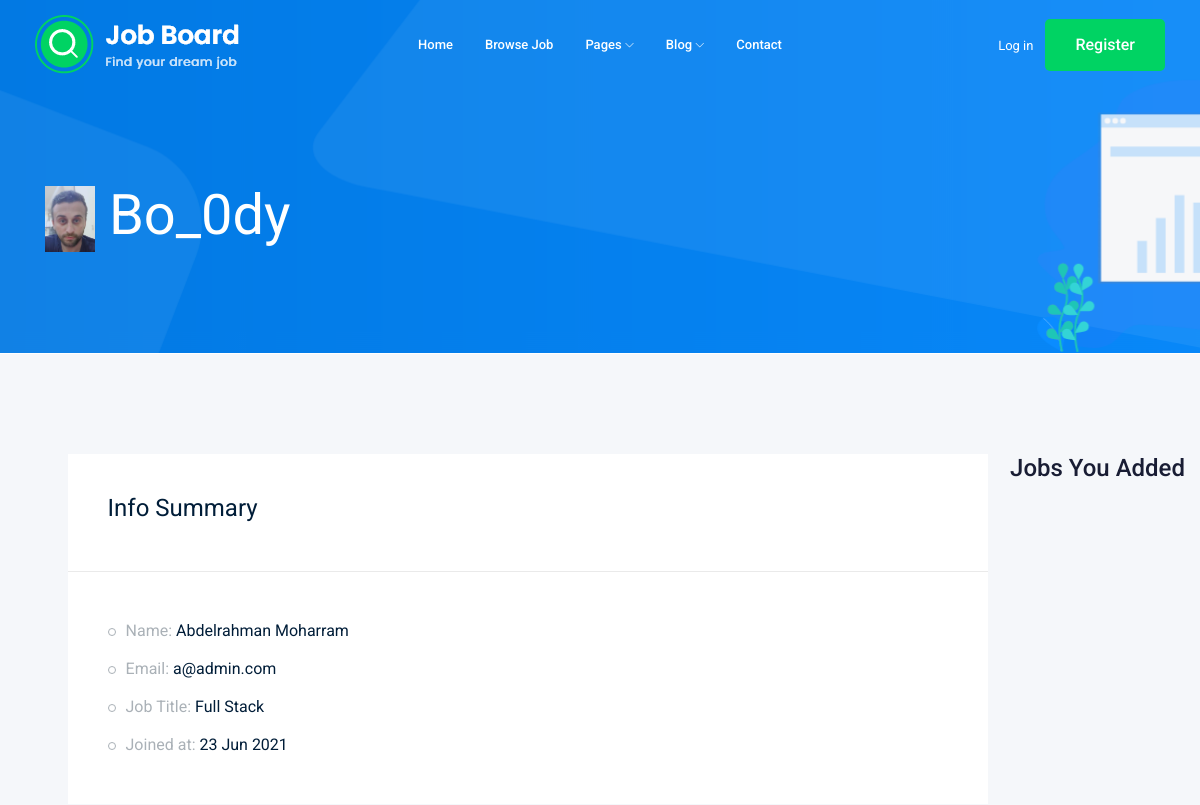
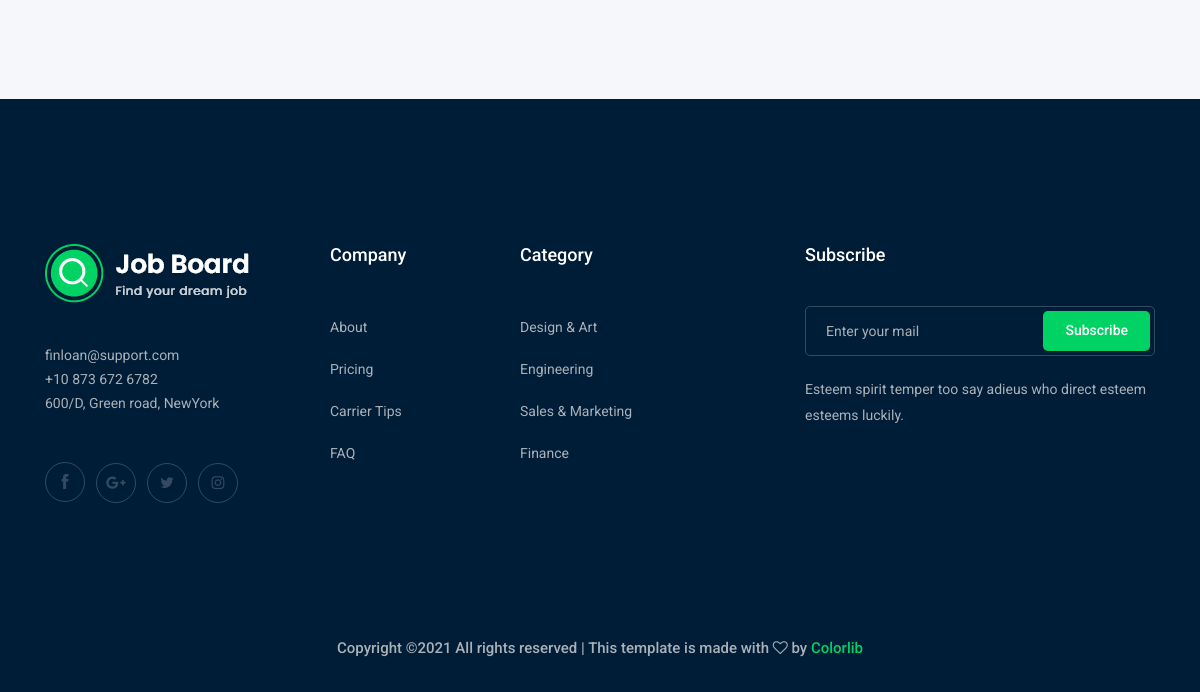
Before: /bo_0dy with the older database file (2 pictures, top to bottom).
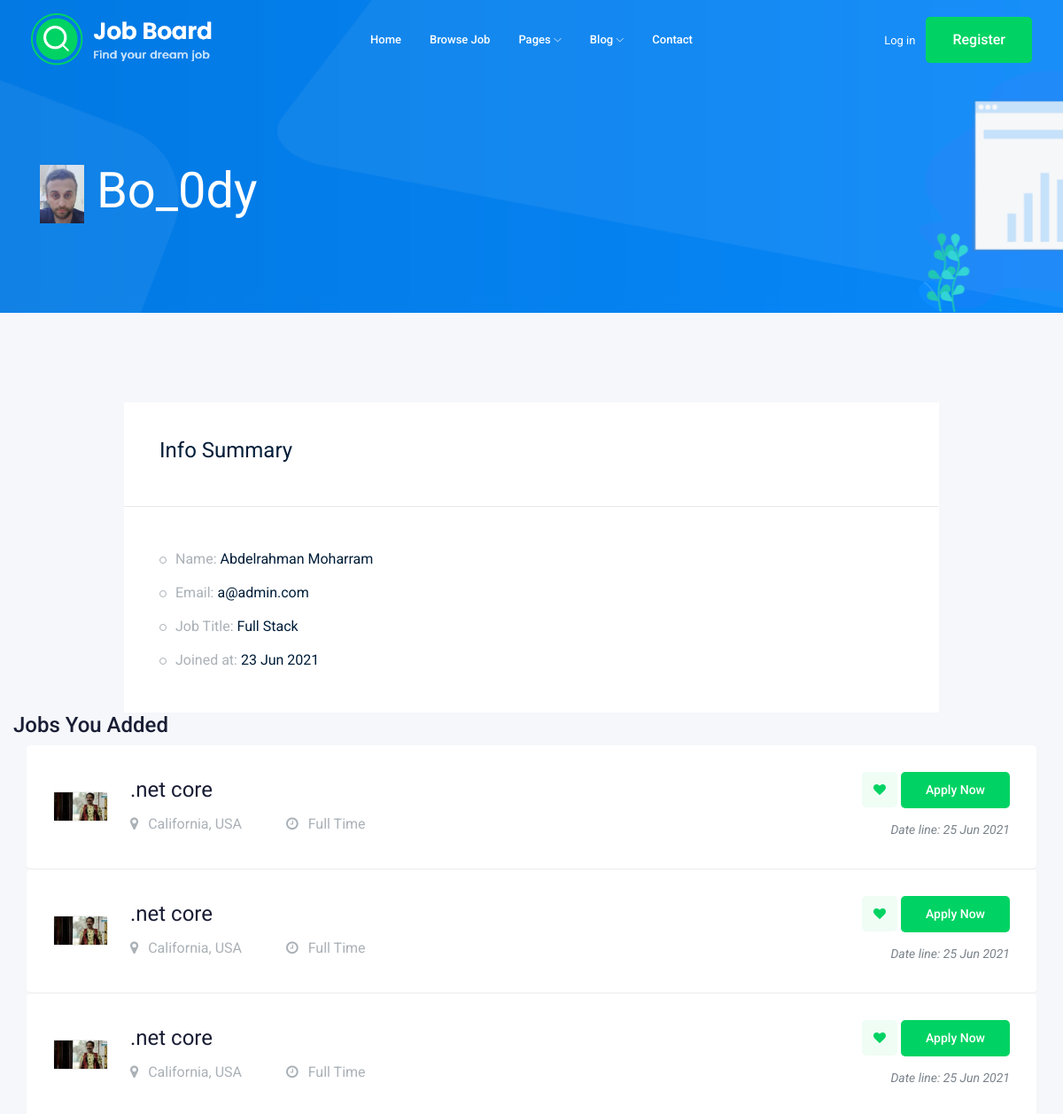
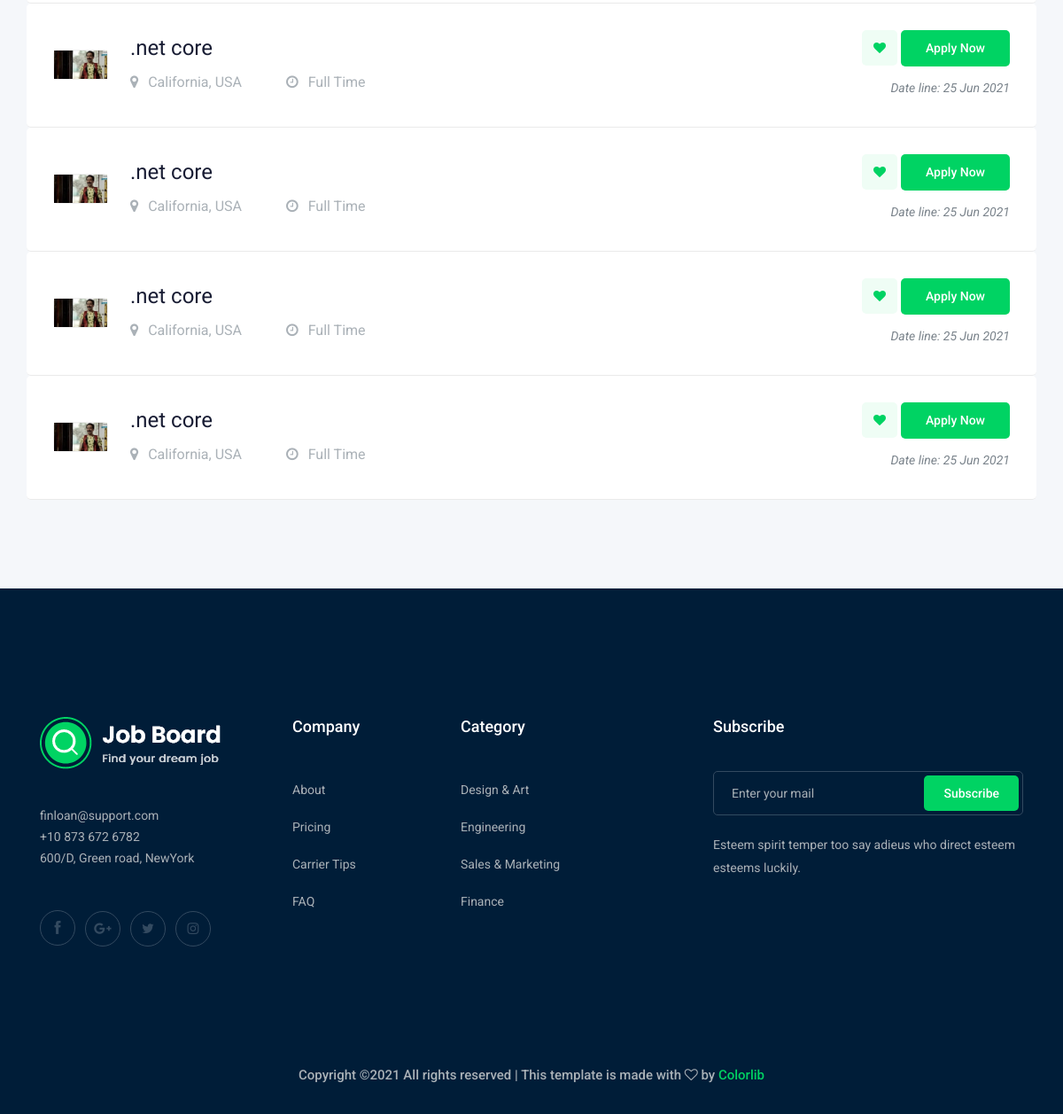
After: the same page with the newer database file (2 pictures, top to bottom).
### accounts/models.py (models this page shows, shortened)
class userTips(models.Model):
        user = models.OneToOneField(User, on_delete=models.CASCADE)
        userType = models.CharField(choices = usersTypes , max_length=20)
        userImage = models.ImageField(default='media/default/job-offer-on-orange-note-260nw-752376046.jpg',upload_to=image_upload)
        job_title = models.ForeignKey(Category, on_delete=models.CASCADE)

### job/models.py (models this page shows, shortened)
class Category(models.Model):
    name = models.CharField(max_length=50)
    def __str__(self):
	    return self.name

class Job(models.Model):
	employer = models.ForeignKey(User,  on_delete=models.CASCADE)
	title = models.CharField(max_length=50)
	job_type = models.CharField(max_length=50,choices = jobType)
	Description = models.TextField(max_length = 1000)
	publishedAt = models.DateTimeField(auto_now=True)
	Vacancy = models.IntegerField(default=1)
	salary = models.IntegerField(default=0)
	exp = models.IntegerField(default=1)
	cat = models.ForeignKey(Category,verbose_name = "Category Name", on_delete=models.CASCADE)
	image = models.ImageField(upload_to="media/jobs/", default='media/default/job-offer-on-orange-note-260nw-752376046.jpg')
	slug = models.SlugField(blank=True,null=True)

### home/views.py (the view)
# urls.py: path('<str:username>', views.user_profile,name="user_profile"),
def user_profile(request,username):
        user = User.objects.get(username=username)
        usertipsData = userTips.objects.get(user=user)
        jobs = Job.objects.filter(employer=user)
        apps = job_application.objects.filter(employee=user)
        return render(request,"home/profile.html",{'user':user,'userTips':usertipsData,'jobs':jobs,'apps':apps})

### home/templates/home/profile.html (shortened to what this page needs)
{% extends 'base.html' %}
{% block headerElse %}
    <div class="bradcam_area bradcam_bg_1">
        <div class="container">
            <div class="row">
                <div class="col-xl-12">
                    <div class="bradcam_text">
                        <h3>
                            <img src="{{userTips.userImage.url}}" width="50px" alt="">
                            {{user.username}}
                        </h3>
                    </div>
                </div>
            </div>
        </div>
    </div>
{% endblock headerElse %}
{% block body %}
    <div class="job_details_area">
        <div class="container">
            <div class="row">
                <div class="col-lg-10 mx-auto">
                    <div class="job_sumary">
                        <div class="summery_header">
                            <h3>Info Summary</h3>
                        </div>
                        <div class="job_content">
                            <ul>
                                <li>Name: <span>{{user.first_name}} {{user.last_name}}</span></li>
                                <li>Email: <span>{{user.email}}</span></li>
                                <li>Job Title: <span>{{userTips.job_title}}</span></li>
                                <li>Joined at: <span>{{user.date_joined | date:'d M o'}}</span></li>
                            </ul>
                        </div>
                    </div>
                </div>
                <div class="job_lists m-0">
                    <div class="row">
                        <div class="summery_header">
                            <h3>Jobs You Added </h3>
                        </div>
                    {% for job in jobs %}
                        <div class="col-lg-12 col-md-12">
                            <div class="single_jobs white-bg d-flex justify-content-between">
                                <div class="jobs_left d-flex align-items-center">
                                    <div class="thumb">
                                        <img src="{{job.image.url}}" width="60px" alt="">
                                    </div>
                                    <div class="jobs_conetent">
                                        <a href="{% url 'jobs:jobDetail' job.slug %}"><h4>{{job.title}}</h4></a>
                                        <div class="links_locat d-flex align-items-center">
                                            <div class="location">
                                                <p> <i class="fa fa-map-marker"></i> California, USA</p>
                                            </div>
                                            <div class="location">
                                                <p> <i class="fa fa-clock-o"></i> {{job.job_type}}</p>
                                            </div>
                                        </div>
                                    </div>
                                </div>
                                <div class="jobs_right">
                                    <div class="apply_now">
                                        <a class="heart_mark" href="#"> <i class="fa fa-heart"></i> </a>
                                        <a href="{% url 'jobs:jobDetail' job.slug %}" class="boxed-btn3">Apply Now</a>
                                    </div>
                                    <div class="date">
                                        <p>Date line: {{job.publishedAt |date:'d M o'}}</p>
                                    </div>
                                </div>
                            </div>
                        </div>
                    {% endfor %}
                    </div>
                </div>
            </div>
        </div>
    </div>
{% endblock body %}

### templates/base.html (shortened to what this page needs)
{% load static%}
<!doctype html>
<html class="no-js" lang="zxx">
<head>
    <link rel="stylesheet" href="https://maxst.icons8.com/vue-static/landings/line-awesome/font-awesome-line-awesome/css/all.min.css">
    <link rel="stylesheet" href="https://maxst.icons8.com/vue-static/landings/line-awesome/line-awesome/1.3.0/css/line-awesome.min.css">
    <link rel="stylesheet" href="{% static 'css/bootstrap.min.css' %}">
    <link rel="stylesheet" href="{% static 'css/owl.carousel.min.css' %}">
    <link rel="stylesheet" href="{% static 'css/magnific-popup.css">
    <link rel="stylesheet" href="{% static 'css/font-awesome.min.css' %}">
    <link rel="stylesheet" href="{% static 'css/themify-icons.css' %}">
    <link rel="stylesheet" href="{% static 'css/nice-select.css' %}">
    <link rel="stylesheet" href="{% static 'css/flaticon.css' %}">
    <link rel="stylesheet" href="{% static 'css/jquery-ui.css' %}">
    <link rel="stylesheet" href="{% static 'css/gijgo.css' %}">
    <link rel="stylesheet" href="{% static 'css/animate.min.css' %}">
    <link rel="stylesheet" href="{% static 'css/slicknav.css' %}">
    <link rel="stylesheet" href="{% static 'css/style.css'%}">
    <link rel="stylesheet" href="{% static 'css/styles.css'%}">
</head>
<body>
    <header>
        <div class="header-area ">
            <div id="sticky-header" class="main-header-area">
                <div class="container-fluid ">
                    <div class="header_bottom_border">
                        <div class="row align-items-center">
                            <div class="col-xl-3 col-lg-2">
                                <div class="logo">
                                    <a href="{% url 'home:index' %}">
                                        <img src="{% static 'img/logo.png' %}" alt="">
                                    </a>
                                </div>
                            </div>
                            <div class="col-xl-6 col-lg-7">
                                <div class="main-menu  d-none d-lg-block">
                                    <nav>
                                        <ul id="navigation">
                                            <li><a href="{% url 'home:index' %}">home</a></li>
                                            <li><a href="{% url 'jobs:jobList' %}">Browse Job</a></li>
                                            <li><a href="#">pages <i class="ti-angle-down"></i></a>
                                            </li>
                                            <li><a href="#">blog <i class="ti-angle-down"></i></a>
                                            </li>
                                            <li><a href="contact.html">Contact</a></li>
                                        </ul>
                                    </nav>
                                </div>
                            </div>
                            <div class="col-xl-3 col-lg-3 d-none d-lg-block">
                                {% if user.is_authenticated and request.user.username %}
                                   <div class="Appointment">
                                    <div class="dropdown mr-5">
                                        <button class="btn btn-outline-success text-light dropdown-toggle"  type="button" id="dropdownMenuButton" data-toggle="dropdown" aria-haspopup="true" aria-expanded="false">
                                            <img src="{{request.user.image.url}}" alt="">
                                            {{request.session.username}}
                                        </button>
                                        <div class="dropdown-menu" aria-labelledby="dropdownMenuButton">
                                          <a class="dropdown-item" href="{% url 'home:user_profile' request.user.username  %}">Profile</a>
                                          <a class="dropdown-item" href="#">Another action</a>
                                          <div class="dropdown-divider"></div>
                                          <a class="dropdown-item b-danger" href="{% url 'accounts:logout' %}">Logout</a>
                                        </div>
                                      </div>
                                    <div class="d-none d-lg-block">
                                        <a class="btn btn-success text-light" href="{% url 'jobs:addJob' %}">Post Job</a>
                                    </div>
                                    </div>
                                {% else %}
                                    <div class="Appointment">
                                    <div class="phone_num d-none d-xl-block">
                                        <a href="{% url 'accounts:login' %}">Log in</a>
                                    </div>
                                    <div class="d-none d-lg-block">
                                        <a class="boxed-btn3" href="{% url 'accounts:register' %}">Register</a>
                                    </div>
                                </div>
                                {% endif %}
                            </div>
                            <div class="col-12">
                            </div>
                        </div>
                    </div>
                </div>
            </div>
        </div>
    </header>
    {% block headerElse %}
    {% endblock headerElse %}
    	{% block body %}
	{% endblock body %}
    <footer class="footer">
        <div class="footer_top">
            <div class="container">
                <div class="row">
                    <div class="col-xl-3 col-md-6 col-lg-3">
                        <div class="footer_widget wow fadeInUp" data-wow-duration="1s" data-wow-delay=".3s">
                            <div class="footer_logo">
                                <a href="#">
                                    <img src="{% static 'img/logo.png'%}" alt="">
                                </a>
                            </div>
                            <p>
                                finloan@support.com <br>
                                +10 873 672 6782 <br>
                                600/D, Green road, NewYork
                            </p>
                            <div class="socail_links">
                                <ul>
                                    <li>
                                        <a href="#">
                                            <i class="ti-facebook"></i>
                                        </a>
                                    </li>
                                    <li>
                                        <a href="#">
                                            <i class="fa fa-google-plus"></i>
                                        </a>
                                    </li>
                                    <li>
                                        <a href="#">
                                            <i class="fa fa-twitter"></i>
                                        </a>
                                    </li>
                                    <li>
                                        <a href="#">
                                            <i class="fa fa-instagram"></i>
                                        </a>
                                    </li>
                                </ul>
                            </div>
                        </div>
                    </div>
                    <div class="col-xl-2 col-md-6 col-lg-2">
                        <div class="footer_widget wow fadeInUp" data-wow-duration="1.1s" data-wow-delay=".4s">
                            <h3 class="footer_title">
                                Company
                            </h3>
                            <ul>
                                <li><a href="#">About </a></li>
                                <li><a href="#"> Pricing</a></li>
                                <li><a href="#">Carrier Tips</a></li>
                                <li><a href="#">FAQ</a></li>
                            </ul>
                        </div>
                    </div>
                    <div class="col-xl-3 col-md-6 col-lg-3">
                        <div class="footer_widget wow fadeInUp" data-wow-duration="1.2s" data-wow-delay=".5s">
                            <h3 class="footer_title">
                                Category
                            </h3>
                            <ul>
                                <li><a href="#">Design & Art</a></li>
                                <li><a href="#">Engineering</a></li>
                                <li><a href="#">Sales & Marketing</a></li>
                                <li><a href="#">Finance</a></li>
                            </ul>
                        </div>
                    </div>
                    <div class="col-xl-4 col-md-6 col-lg-4">
                        <div class="footer_widget wow fadeInUp" data-wow-duration="1.3s" data-wow-delay=".6s">
                            <h3 class="footer_title">
                                Subscribe
                            </h3>
                            <form action="#" class="newsletter_form">
                                <input type="text" placeholder="Enter your mail">
                                <button type="submit">Subscribe</button>
                            </form>
                            <p class="newsletter_text">Esteem spirit temper too say adieus who direct esteem esteems
                                luckily.</p>
                        </div>
                    </div>
                </div>
            </div>
        </div>
        <div class="copy-right_text wow fadeInUp" data-wow-duration="1.4s" data-wow-delay=".3s">
            <div class="container">
                <div class="row">
                    <div class="col-xl-12">
                        <p class="copy_right text-center">
Copyright &copy;<script>document.write(new Date().getFullYear());</script> All rights reserved | This template is made with <i class="fa fa-heart-o" aria-hidden="true"></i> by <a href="https://colorlib.com" target="_blank">Colorlib</a>
                        </p>
                    </div>
                </div>
            </div>
        </div>
    </footer>
</body>
</html>

### templates/base.html (style rules this page uses)
.thumb { background-image: initial; background-color: rgb(28, 31, 32); border-color: rgb(52, 57, 59); padding: 0px !important; width: fit-content !important; height: fit-content !important; }
.thumb img { width:60px; }

Changed rows visible on the page:
added Job: image (picture), title ".net core", job_type "Full Time", publishedAt "25 Jun 2021"
added Job: image (picture), title ".net core", job_type "Full Time", publishedAt "25 Jun 2021"
added Job: image (picture), title ".net core", job_type "Full Time", publishedAt "25 Jun 2021"
added Job: image (picture), title ".net core", job_type "Full Time", publishedAt "25 Jun 2021"
added Job: image (picture), title ".net core", job_type "Full Time", publishedAt "25 Jun 2021"
added Job: image (picture), title ".net core", job_type "Full Time", publishedAt "25 Jun 2021"
added Job: image (picture), title ".net core", job_type "Full Time", publishedAt "25 Jun 2021"
